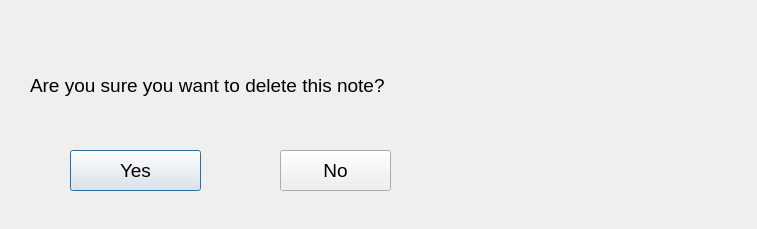
<?xml version="1.0" encoding="UTF-8"?>
<ui version="4.0">
 <class>are_u_sure</class>
 <widget class="QDialog" name="are_u_sure">
  <property name="geometry">
   <rect>
    <x>0</x>
    <y>0</y>
    <width>757</width>
    <height>229</height>
   </rect>
  </property>
  <property name="windowTitle">
   <string>Delete</string>
  </property>
  <widget class="QPushButton" name="pushButton">
   <property name="geometry">
    <rect>
     <x>70</x>
     <y>150</y>
     <width>131</width>
     <height>41</height>
    </rect>
   </property>
   <property name="font">
    <font>
     <pointsize>14</pointsize>
    </font>
   </property>
   <property name="text">
    <string>Yes</string>
   </property>
  </widget>
  <widget class="QPushButton" name="pushButton_2">
   <property name="geometry">
    <rect>
     <x>280</x>
     <y>150</y>
     <width>111</width>
     <height>41</height>
    </rect>
   </property>
   <property name="font">
    <font>
     <pointsize>14</pointsize>
    </font>
   </property>
   <property name="text">
    <string>No</string>
   </property>
  </widget>
  <widget class="QLabel" name="label">
   <property name="geometry">
    <rect>
     <x>30</x>
     <y>60</y>
     <width>631</width>
     <height>51</height>
    </rect>
   </property>
   <property name="font">
    <font>
     <pointsize>14</pointsize>
    </font>
   </property>
   <property name="text">
    <string>Are you sure you want to delete this note?</string>
   </property>
  </widget>
 </widget>
 <resources/>
 <connections/>
</ui>
